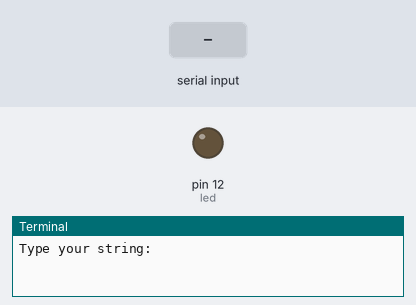
A program run on a simulated Raspberry Pi (header pin numbers). On the bench: output pins drawn as LEDs (lit = HIGH), the last lines printed to the terminal. The test bench sets the inputs (shaded band).

Above: at 1.2 s.
1.3 s: "A" typed at the terminal, then Enter
At 2.4 s:
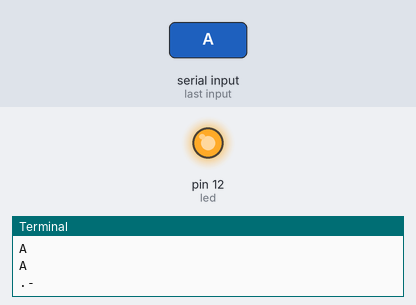
4.3 s: "B" typed at the terminal, then Enter
At 5.35 s:
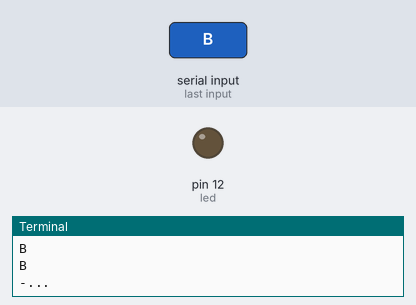
7.3 s: "C" typed at the terminal, then Enter
At 7.7 s:
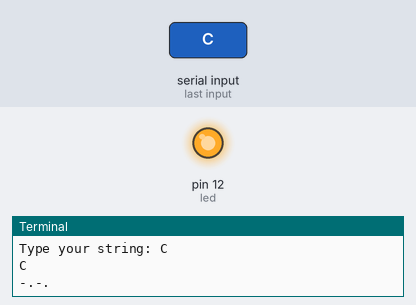
Timing chart, 0 to 12.1 s (numbered marks = the images above; inputs shaded):
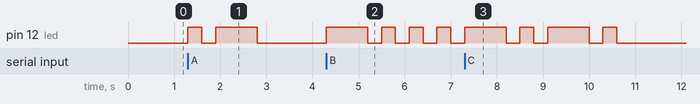

The program:

run.py
```python
import RPi.GPIO as GPIO
from time import sleep

led = 12
GPIO.setwarnings(False)
GPIO.setmode(GPIO.BOARD)
GPIO.setup(led, GPIO.OUT, initial=GPIO.LOW)

#A dash is 3 time as long as a dot
#Time between each dot or dash in the same letter is equal to the duration of a dot
#Time between 2 letters is the duration of one dash
#Time between 2 words is the same duration as seven dots
morse_code = {
    'A': '.-',
    'B': '-...',
    'C': '-.-.',
    'D': '-..',
    'E': '.',
    'F': '..-.',
    'G': '--.',
    'H': '....',
    'I': '..',
    'J': '.---',
    'K': '-.-',
    'L': '.-..',
    'M': '--',
    'N': '-.',
    'O': '---',
    'P': '.--.',
    'Q': '--.-',
    'R': '.-.',
    'S': '...',
    'T': '-',
    'U': '..-',
    'V': '...-',
    'W': '.--',
    'X': '-..-',
    'Y': '-.--',
    'Z': '--..',
    '1': '.----',
    '2': '..---',
    '3': '...--',
    '4': '....-',
    '5': '.....',
    '6': '-....',
    '7': '--...',
    '8': '---..',
    '9': '----.',
    '0': '-----'
}

time_delay = 0.3

def represent(str):
    if str == ' ':
        GPIO.output(led, GPIO.LOW)
        sleep(time_delay*7)
        return

    for i in str:
        if i == '.':
            GPIO.output(led, GPIO.HIGH)
            sleep(time_delay)
        else:
            GPIO.output(led, GPIO.HIGH)
            sleep(time_delay*3)
        GPIO.output(led, GPIO.LOW)
        sleep(time_delay)

def start():
    while True:
        text = input("Type your string: ").upper()
        #print(text)
        encoded_text = ''
        for i in text:
            try:
                x = morse_code[i]
                #print(x)
                encoded_text += x
                #represent(x)
            except KeyError:
                if(i == '!'):
                    raise Exception('Done')
                elif(i == ' '):
                    encoded_text += '-'*7
                    #represent(' ')
                    continue
                raise Exception("Wrong char")
        print(text)
        print(encoded_text)
        represent(encoded_text)

try:
    start()
except Exception as e:
    print(e)
```

Measured:
- after the input at 1.3 s, pin 12 (led): LOW → HIGH at once, → LOW 0.30 s later, → HIGH 0.30 s later, → LOW 0.90 s later
- after the input at 4.3 s, pin 12 (led): LOW → HIGH at once, then repeats every 0.60 s: LOW 0.30 s, HIGH 0.30 s
- after the input at 7.3 s, pin 12 (led): LOW → HIGH at once, → LOW 0.90 s later, → HIGH 0.30 s later, → LOW 0.30 s later, … (8 changes in this stretch)
